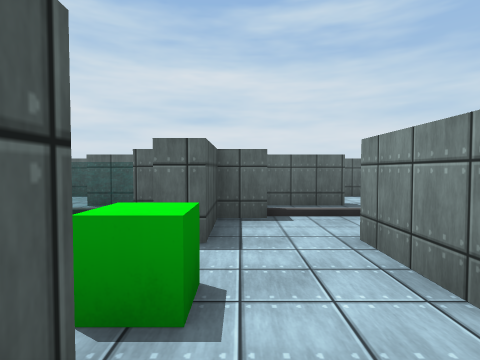
View 1 (above)

24 first-person views from a walk through a 3-D level made in the Unity game engine. The camera is 1.4 m above the floor, tilts 2° down and sees 80° across. The floor is counted in squares, 2 m on a side. Each view is taken from the middle of a square. On the plan, view 1 faces up. The plan holds only what a view shows up to about 10 squares ahead; the rest is blank. The player is left out. Surface patterns are stand-ins for the level's own textures.

View 2
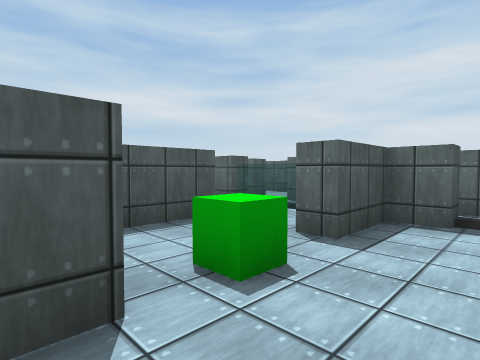

View 3
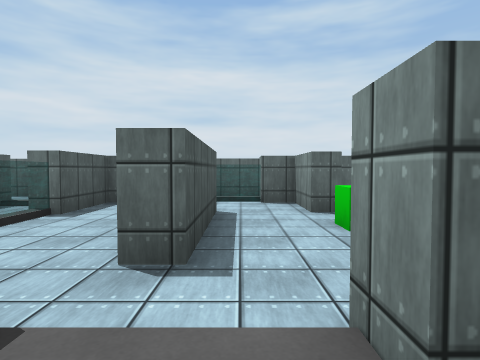

View 4
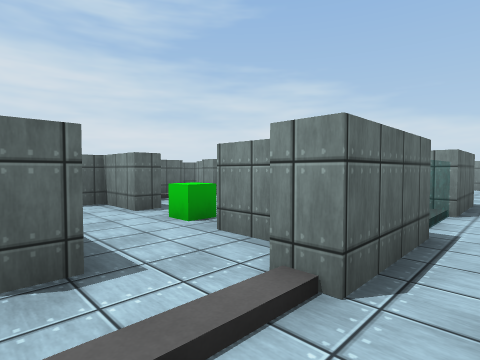

View 5
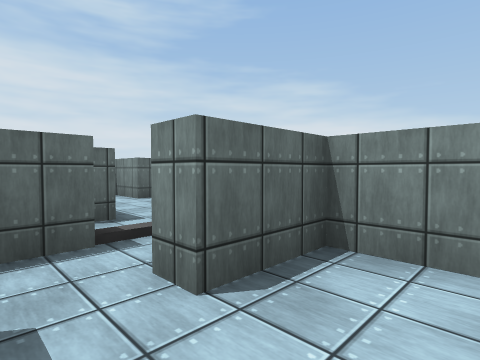

View 6
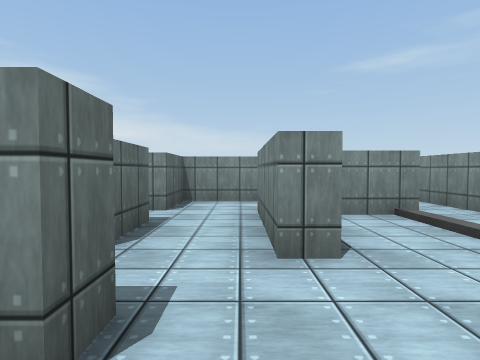

View 7
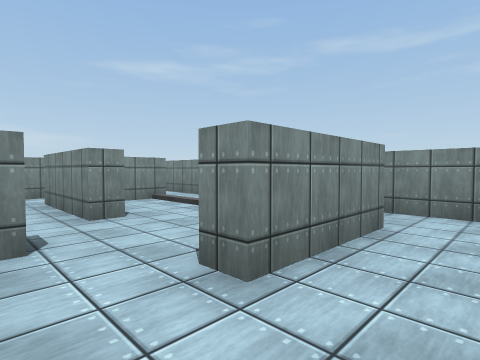

View 8
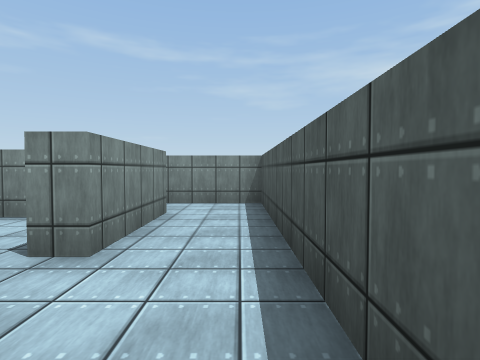

View 9
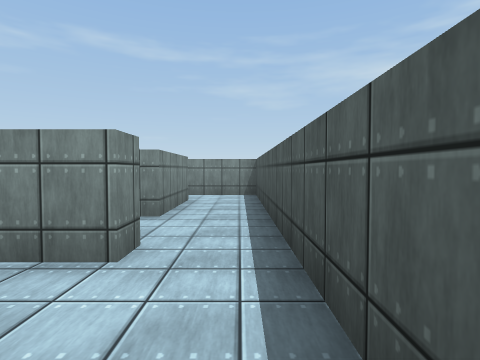

View 10
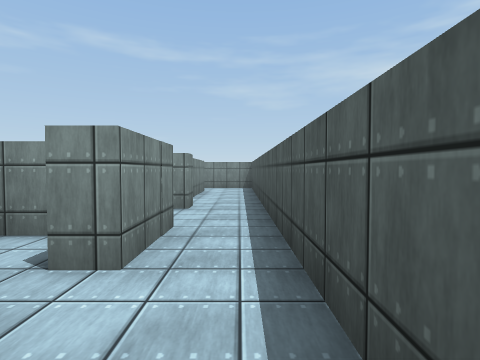

View 11
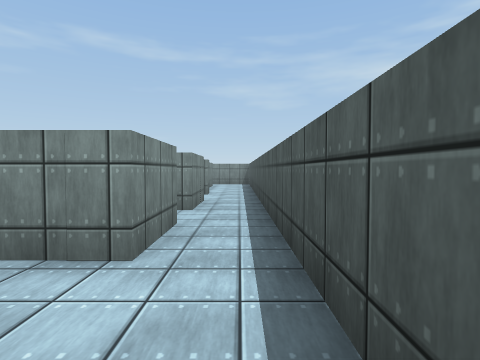

View 12
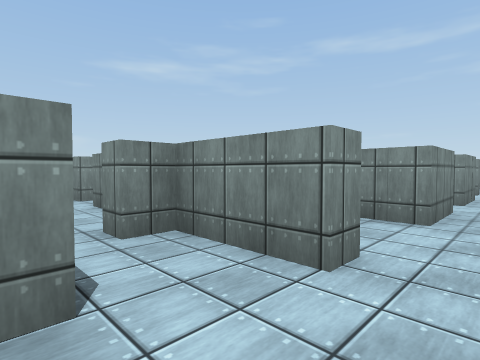

View 13
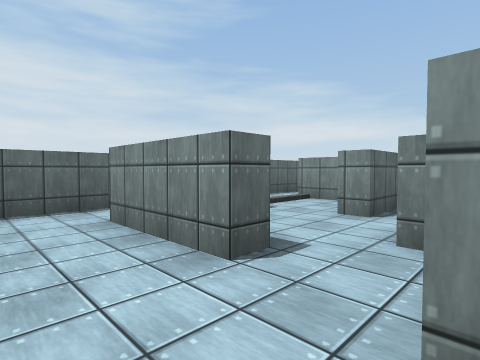

View 14
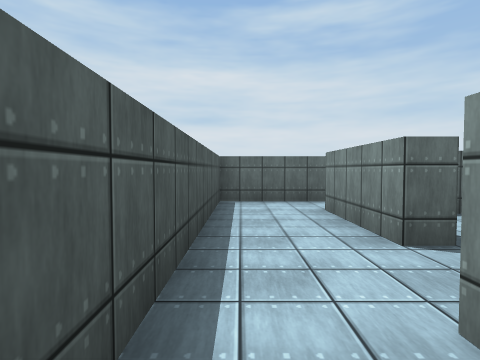

View 15
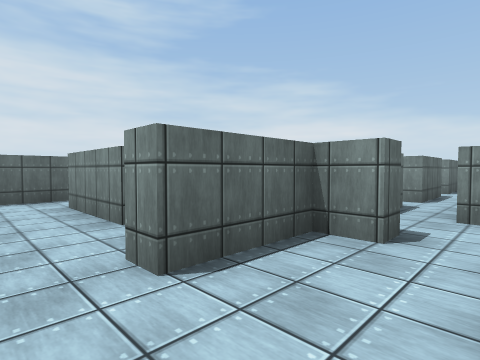

View 16
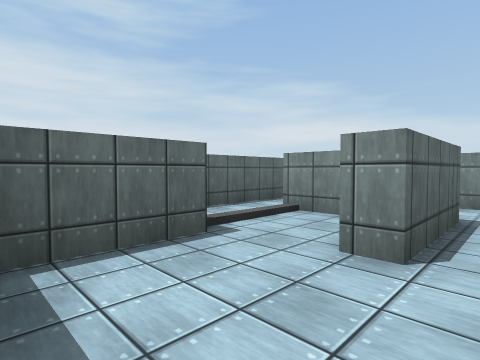

View 17
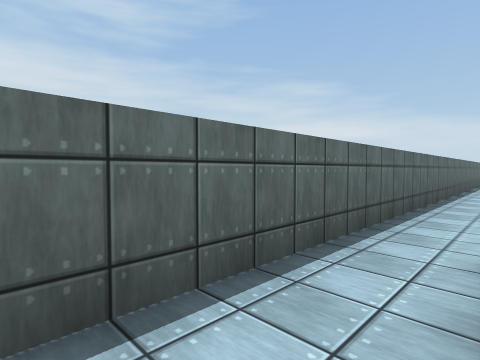

View 18
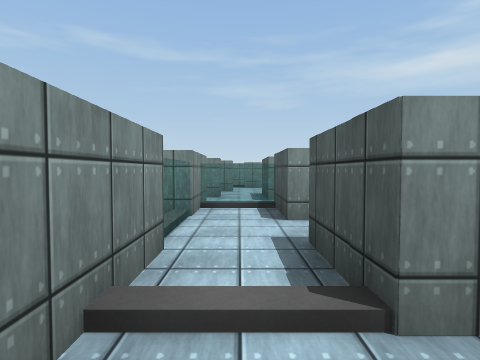

View 19
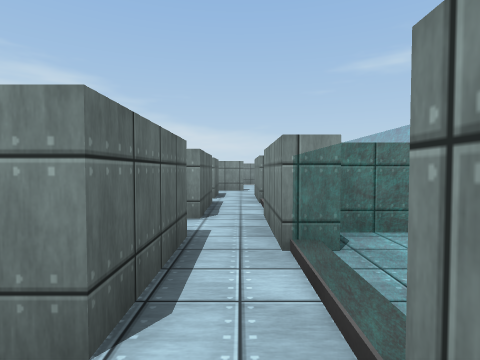

View 20
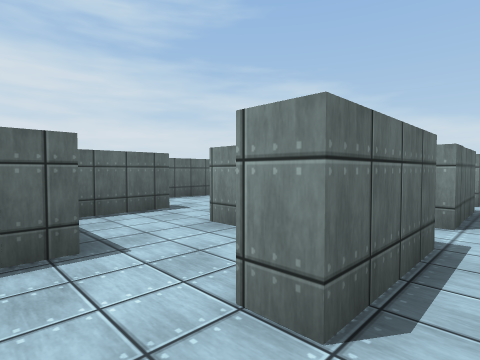

View 21
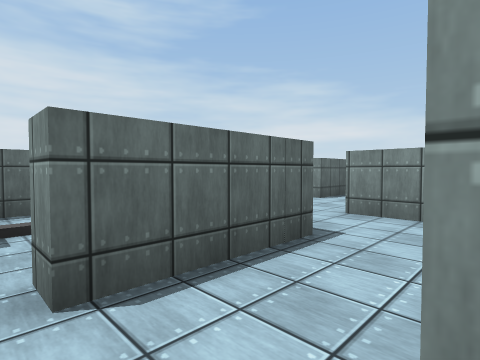

View 22
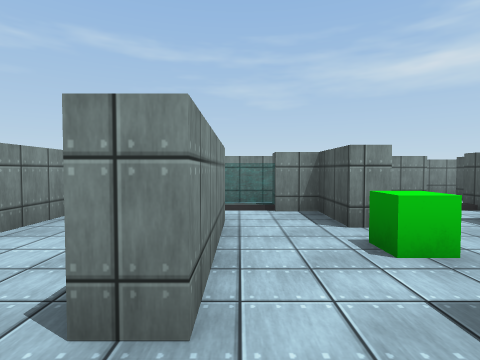

View 23
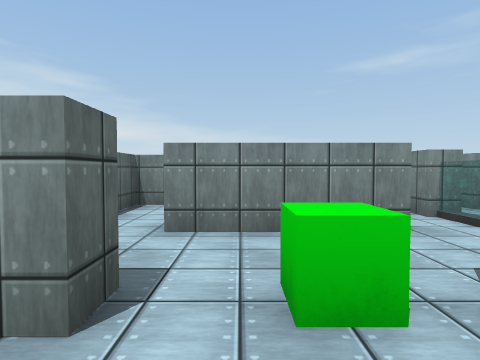

View 24
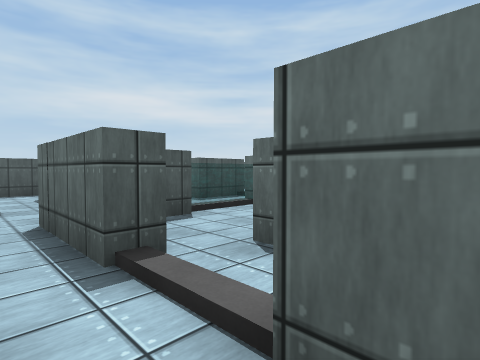

### Floor plan
Key: @ floor where view 1 was taken; # wall or solid block; x gap in a wall; . floor; / step, stairs or slope; = window, fence, low wall or low ledge; C green cube; T thing the floor can be seen under or through.
Columns run from 11 left of view 1 to 10 right of it. Each row starts with its distance up from view 1.
 12 ################
 11 #..............
 10 #..###//##..##
  9 #..#....#....
  8 #..#..###.#   #
  7 #.........#   .
  6 #.###.#xx#######.#
  5 #...#............#
  4 #...x.T#==##.###
  3 #.###.T.x.#..#
  2 #.....=.#....#
  1 #.#.#.=##..C.##=
  0 #.###=###.#@.###
 -1 #.....###/##==##.....#
 -2 #.###.........#
 -3 #...#.#x#####
 -4 #.........#
 -5 #..#..###
 -6 #..#....#
 -7 #..###..#
 -8 ####    ###

Positions as (right, up) in squares from view 1, and headings:
1: (0, 0), facing up
2: (1, 0), facing up-left
3: (-2, -2), facing up
4: (-3, -2), facing up-right
5: (-4, -4), facing up-right
6: (-8, -4), facing right
7: (-10, -3), facing down-right
8: (-10, -2), facing down
9: (-10, 0), facing down
10: (-10, 3), facing down
11: (-10, 6), facing down
12: (-10, 8), facing down-right
13: (-10, 6), facing up-right
14: (-10, 5), facing up
15: (-10, 4), facing up-right
16: (-8, 7), facing up-right
17: (-9, 10), facing up-right
18: (-6, 5), facing down
19: (-4, 5), facing right
20: (-4, 5), facing up-right
21: (-6, 6), facing up-right
22: (1, 4), facing down
23: (-2, 2), facing right
24: (-1, -2), facing up-left
